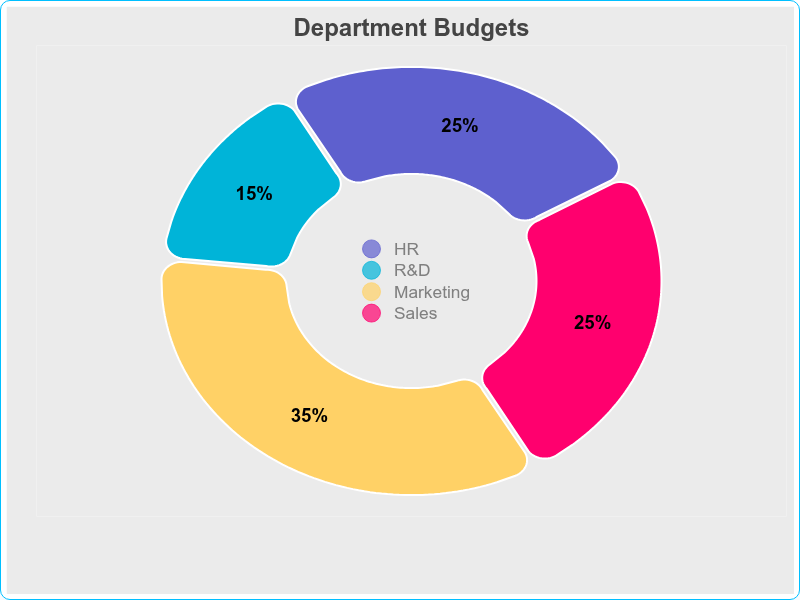

Generate this figure with Python:
from bokeh_rocks import plot_rounded_annular_wedges, save_plot

data2 = [25, 15, 35, 25]
labels2 = ["HR", "R&D", "Marketing", "Sales"]
colors2 = ["#5e60ce", "#00b4d8", "#ffd166", "#ff006e"]

p = plot_rounded_annular_wedges(
    data2, labels=labels2, colors=colors2,
    inner_radius=0.5, outer_radius=1.0,
    corner_radius=0.08, gap_width=0.19,
    title="Department Budgets",legend_y=0.15
)
p.background_fill_color = '#EBEBEB'
p.border_fill_color = '#EBEBEB'
save_plot(p, 'output/pie_07')
